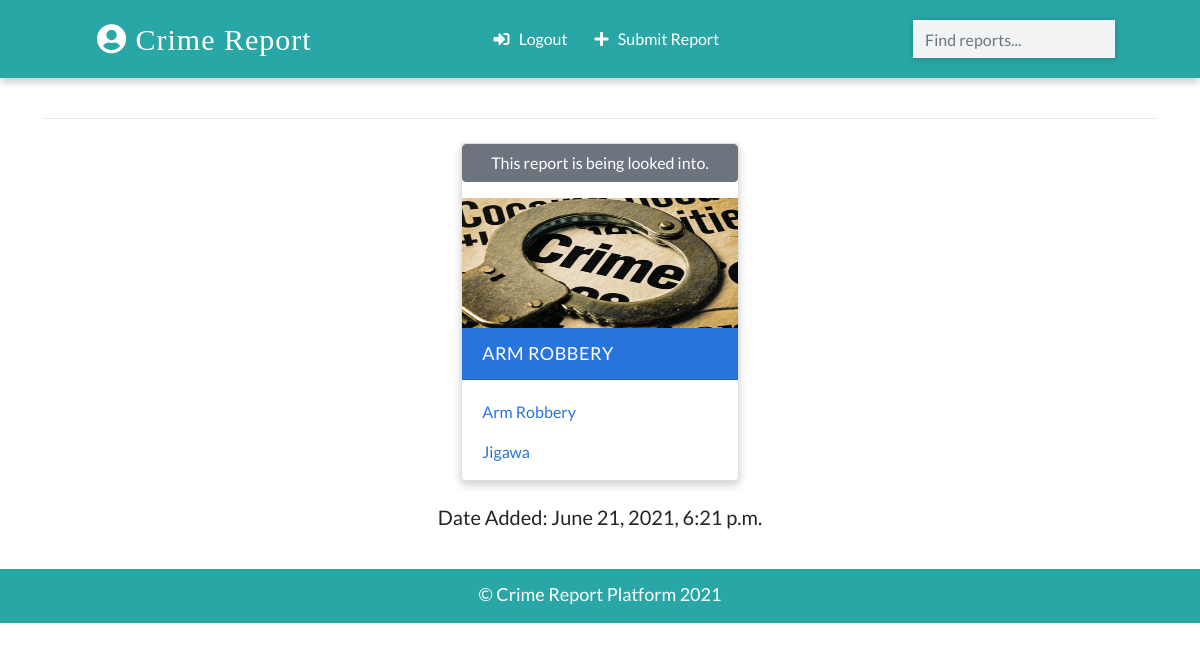
Page /detail/1/ (signed in) on the committed database.
### app/models.py (models this page shows, shortened)
class Contact(models.Model):
    DUTSE = 'dutse'
    BIRNINKUDU = 'bkd'
    HADEJIA = 'hadejia'
    RINGIM = 'ringim'
    GUMEL = 'gumel'
    KAZAURE = 'kazaure'
    LGA = [
       (DUTSE, ('DUTSE')),
       (BIRNINKUDU, ('BIRNINKUDU')),
       (HADEJIA, ('HADEJIA')),
       (RINGIM, ('RINGIM')),
       (GUMEL, ('GUMEL')),
       (KAZAURE, ('KAZAURE')),
   ]
    manager = models.ForeignKey(User, on_delete=models.CASCADE, default=None)
    crime_title = models.CharField(max_length=100, blank=True, null=True)
    crime_description = models.TextField(max_length=300, blank=True, null=True)
    crime_location = models.CharField(max_length=100, default='Jigawa', blank=True, null=True)
    lga = models.CharField(
       max_length=32,
       choices=LGA,
       default=DUTSE, blank=True, null=True
   )
    image = models.ImageField(upload_to='images/', blank=True)
    date_added = models.DateTimeField(default=datetime.now, blank=True, null=True)
    street_address = models.CharField(max_length = 255, blank=True, null=True)
    date = models.DateTimeField(blank=True, null=True)
    treated = models.BooleanField(default=False, blank=True, null=True)
    class Meta:
        ordering = ['-id']

### app/views.py (the view)
# urls.py: path('detail/<int:pk>/', views.ContactDetailView.as_view(), name="detail"),
class ContactDetailView(LoginRequiredMixin, DetailView):
    template_name = 'detail.html'
    model = Contact
    context_object_name = 'contact'

### templates/detail.html (shortened to what this page needs)
{% extends 'base.html' %}
{% load static %}
{% block content %}
{% if  contact.manager == request.user %}
  <div class="container">
    <hr />
  </div>
  <div class="container main-part">
    {% include 'partials/_card.html' %}
  <div class="container mt-3">
<h5 class="text-center"> Date Added: {{ contact.date_added }} </h5>
  </div>
  </div
{% else %}
  <div class="container">
    <h2 class="heading font-weight-light text-center">You don't have access to this page </h2>
    <hr />
  </div>
{% endif %}
{% endblock content %}

### templates/partials/_card.html (shortened to what this page needs)
{% load static %}
    <div class="card my-2 mx-2 boy-card {% if 'detail' in request.path %} mx-auto w-25 {% endif %}">
    {% if contact.treated == True %}<h4 class="heading font-weight-light text-center bg-warning">This report has been treated!</h4>
    {% else %}
    <p class="btn btn-secondary">This report is being looked into.</p>
    {% endif %}
      <img src="{% if contact.image %}
      {{contact.image.url}}
      {% else %}
      {% static 'images/crime.jpeg'%}
      {% endif %}" class="img-fluid" />
      <div class="card-header">
        <a href="{% url 'detail' contact.id %}" class="text-white header-link"
          ></i> {{contact.crime_title}} </a
        >
      </div>
      <div class="card-body pb-0">
        <p>
          <a href="#">{{contact.crime_description}}</a>
        </p>
        <p>
          <a href="tel:{{contact.number}}">{{contact.crime_location}}</a>
        </p>
      </div>
    </div>

### static/css/main.css (style rules this page uses)
:root { --back: #29a7a6; --girl: #e64298; --boy: #2874dd; }
body { font-family: Lato, sans-serif; }
.card { box-shadow: 0 4px 8px 0 rgba(0, 0, 0, 0.2); transition: 0.3s; min-width: 250px; box-sizing: border-box; }
img { height: 130px !important; }
.card-header { font-size: 18px; letter-spacing: 0.5px; text-transform: uppercase; }
.boy-card .card-header { background-color: var(--boy); }
.boy-card .card-body, .boy-card .card-body p a { color: var(--boy); }
.card-body p { cursor: pointer; }
.main-part { display: flex; flex-wrap: wrap; justify-content: space-evenly; }

### rows in the picture
Contact: crime_title "ARM ROBBERY", crime_description "Arm Robbery", crime_location "Jigawa", date_added "June 21, 2021, 6:21 p.m."
